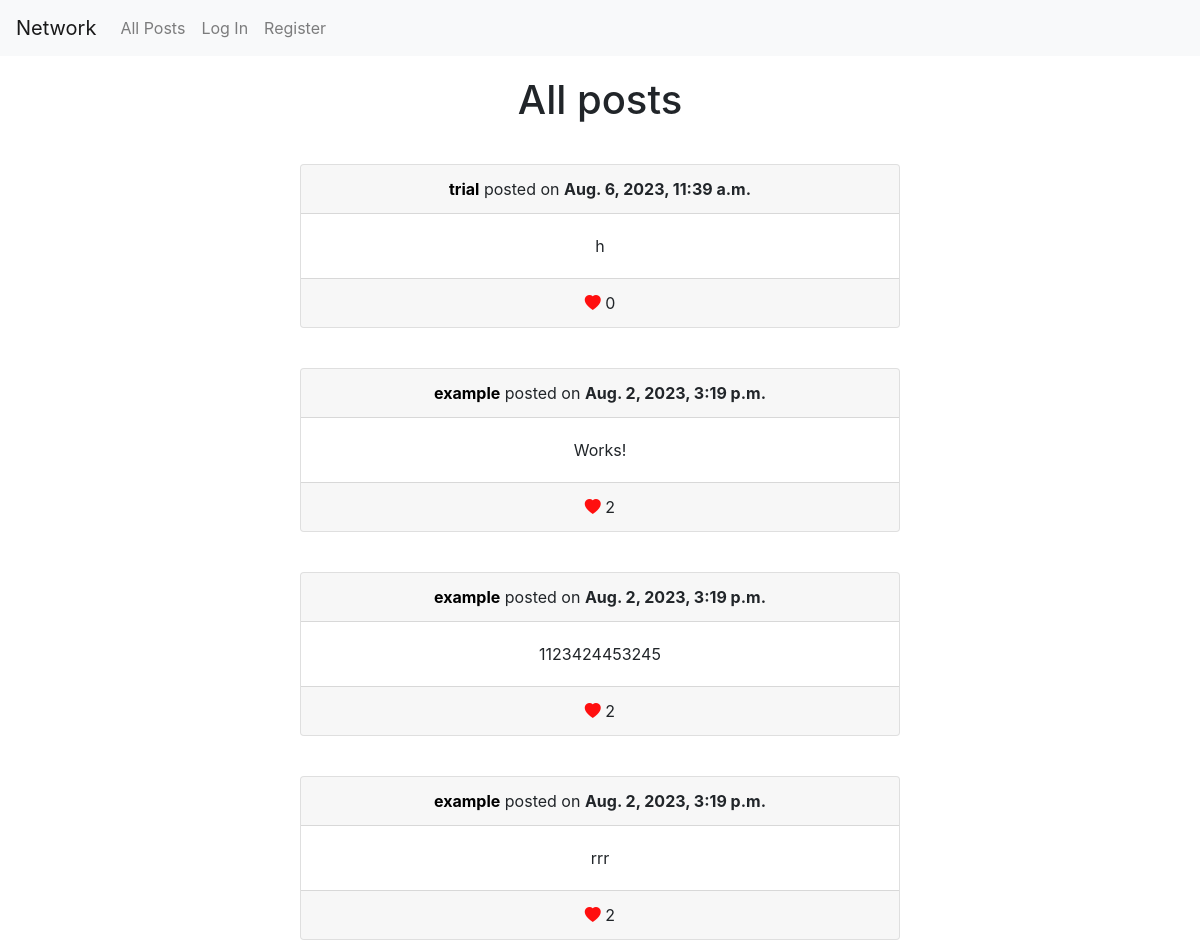
Before: / (upper part) with the older database file.
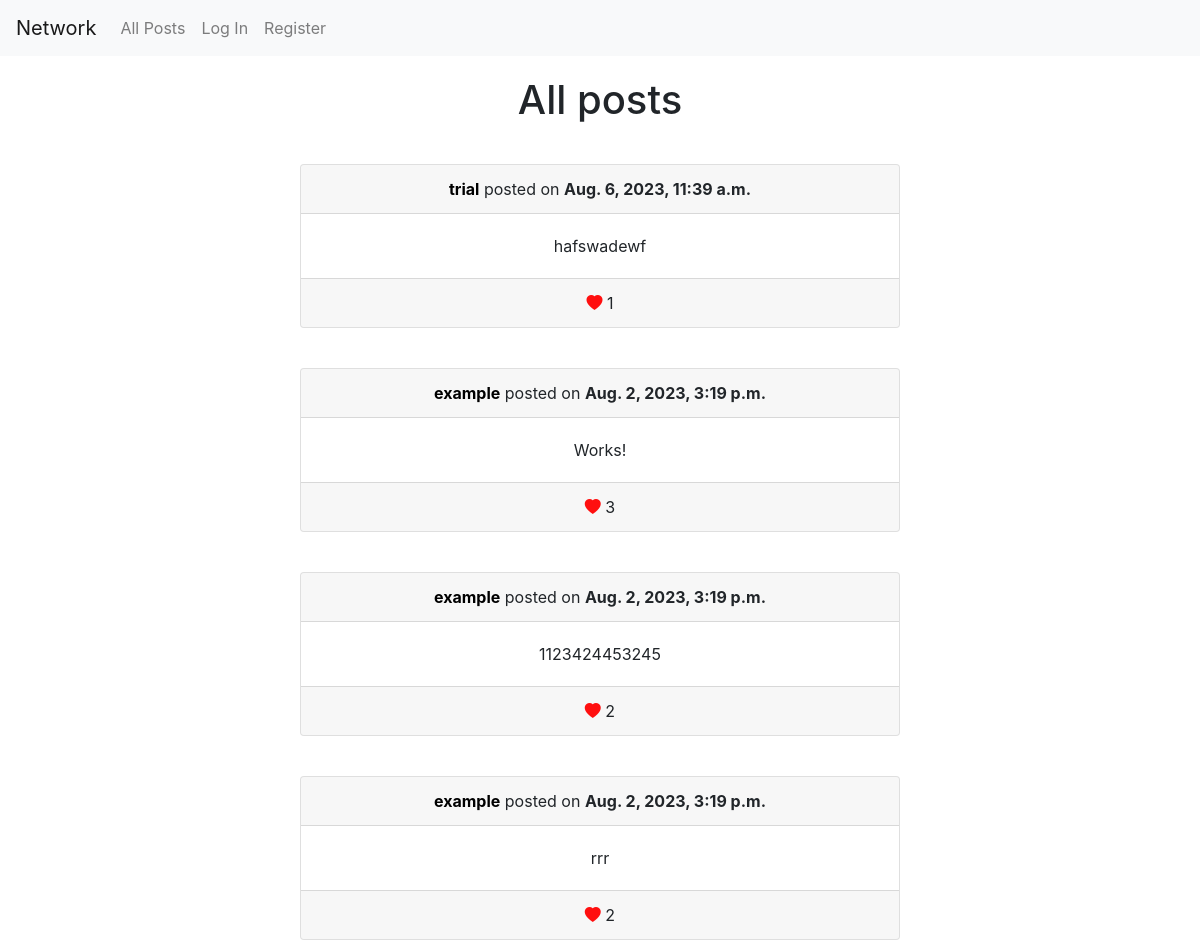
After: the same page with the newer database file.
### network/models.py (models this page shows, shortened)
class Post(models.Model):
    author = models.ForeignKey(User, on_delete=models.CASCADE, related_name='usersPosts')
    body = models.TextField()
    likes = models.ManyToManyField(User, related_name='posts_liked', null=True, blank=True)
    timestamp = models.DateTimeField(auto_now_add=True)
    def count_likes(self):
        return self.likes.count()

class User(AbstractUser):
    followers = models.ManyToManyField('self', symmetrical=False, related_name='following')

### network/views.py (the view)
# urls.py: path("", views.index, name="index"),
def index(request):
    posts = Post.objects.all().order_by('-timestamp')
    paginator = Paginator(posts, 10)  # Show 10 posts per page
    page_number = request.GET.get('page')
    page_obj = paginator.get_page(page_number)
    return render(request, 'network/index.html',{
        'page_obj': page_obj,
        })

### network/templates/network/index.html (shortened to what this page needs)
{% extends "network/layout.html" %}
{% load static %}
{% block body %}
    {% block posts %}
    <div id="posts" style="display: grid; place-items: center;">
        <h1 style="margin: 20px">All posts</h1>
        {% for post in page_obj %}
            <div class="card text-center" style="width:50%; margin: 20px;">
                <div class="card-header">
                    <a style="color: black;"
                        href="{% url 'profile' post.author.username %}"><strong>{{ post.author }}</a></strong> posted on <strong>{{ post.timestamp }}</strong>
                </div>
                <div class="card-body">
                   <div id = "post-text-{{ post.id }}" class="card-text"> {{ post.body }}</div>
                </div>
                <div class="card-footer text-body-secondary">
                    <div class="like-post" id="like-{{ post.id }}"><i class="bi bi-heart-fill" style="color: rgb(255, 15, 15);"></i>
                     {{ post.count_likes }}
                    </div>
                </div>
            </div>
        {% empty %}
            <p>No posts</p>
        {%  endfor %}
    </div>
    {% endblock %}
{% endblock %}

Changed rows visible on the page:
changed Post "trial": body "h" → "hafswadewf"; count_likes "0" → "1"
computed for Post "Works!": count_likes "2" → "3"
